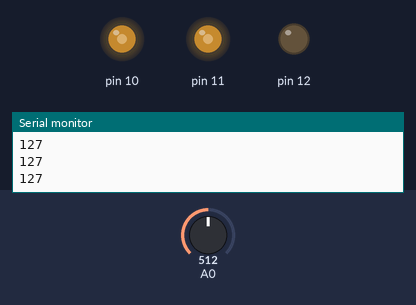
A sketch run on a simulated Arduino Uno, built with avr-gcc and run on an emulated ATmega328P. On the bench: output pins drawn as LEDs (lit = HIGH), the last lines printed to the serial monitor. The inputs (shaded band) are chosen by the test bench; at power-on: A0 = 512.

Above: at 1.3 s.
1.4 s: A0 set to 716
At 2.7 s:
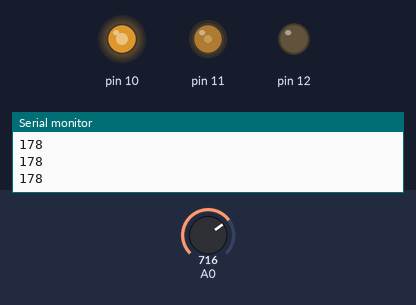
3.0 s: A0 set to 900
At 3.9 s:
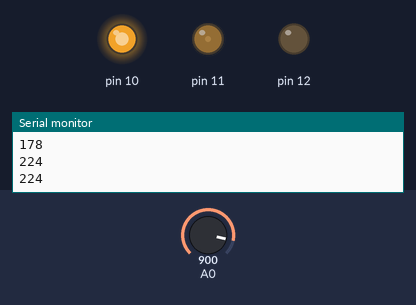
4.5 s: A0 set to 1023
At 5.1 s:
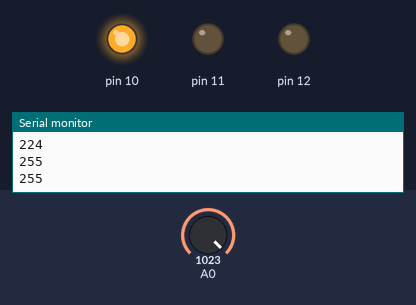
6.0 s: A0 set to 306
At 6.3 s:
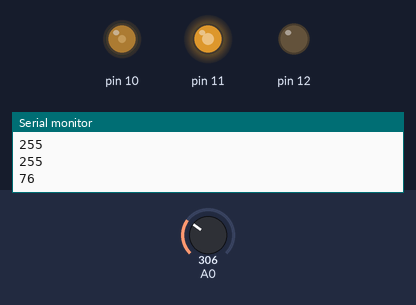
7.5 s: A0 set to 122
At 8.7 s:
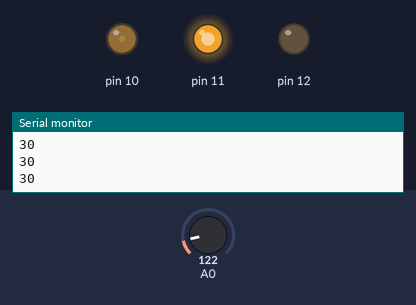
9.0 s: A0 set to 511
At 9.8 s:
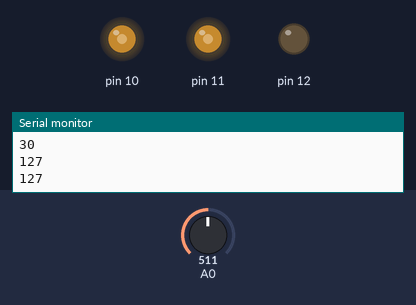
Timing chart, 0 to 11.5 s (numbered marks = the images above; inputs shaded):
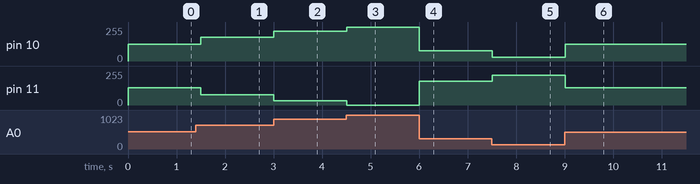

The sketch:

main.ino
```cpp
int input;
void setup () {
    Serial.begin(9600);

    pinMode(10, OUTPUT);
    pinMode(11, OUTPUT);
    pinMode(12, OUTPUT);
}

void loop () {
    input = analogRead(A0);

    // input = constrain(input, 250, 750);
    input = map(input, 0, 1023, 0, 255);
    Serial.println(input);

    analogWrite(10, input);
    analogWrite(11, 255-input);

    delay(500);
}
```

Measured:
- after the input at 1.4 s, pin 10: 127/255 → 178/255 after 0.10 s; pin 11: 128/255 → 77/255 after 0.10 s
- after the input at 3.0 s, pin 10: 178/255 → 224/255 at once; pin 11: 77/255 → 31/255 at once
- after the input at 4.5 s, pin 10: 224/255 → 255/255 at once; pin 11: 31/255 → 0/255 at once
- after the input at 6.0 s, pin 10: 255/255 → 76/255 at once; pin 11: 0/255 → 179/255 at once
- after the input at 7.5 s, pin 10: 76/255 → 30/255 at once; pin 11: 179/255 → 225/255 at once
- after the input at 9.0 s, pin 10: 30/255 → 127/255 at once; pin 11: 225/255 → 128/255 at once
